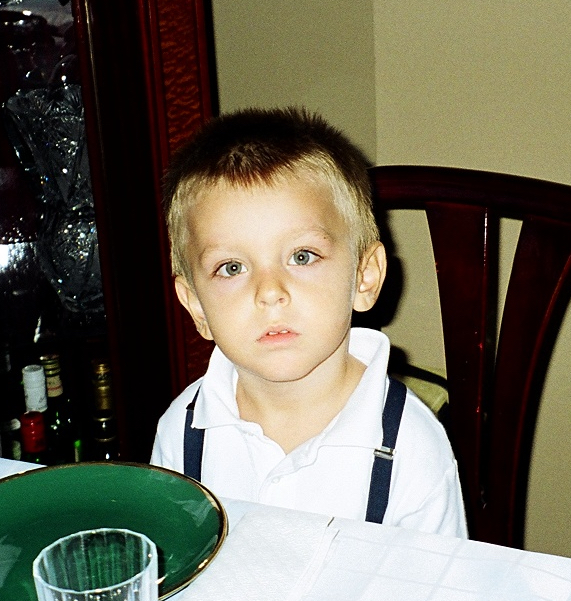
#> input picture yusufhan_1.jpg, 571 x 601 px
$ jupyter execute --allow-errors facemorphing.ipynb
#> lines starting #> are read from the running program, lines starting #| are printed output that depends on the picture
[cell 1]
import cv2
from matplotlib import pyplot as plt
from imutils import face_utils
import numpy as np
import argparse
import scipy
from PIL import Image

[cell 2]
#import dlib

The two main loops in the affine warp part for 100 images take 1-2 minutes with vectorization, and the blend is done instantly.

# Importing the images

[cell 3]
head1 = cv2.imread('yusufhan_1.jpg')
#> head1 is the input picture: shape (601, 571, 3); mean B, G, R 88.3, 104.5, 108.1
head1 = cv2.cvtColor(head1, cv2.COLOR_BGR2RGB)
head2 = cv2.imread('yusufhan2.jpg')
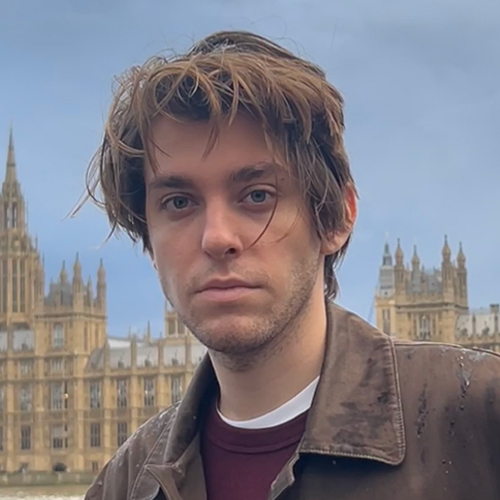
#> input picture input_files/yusufhan2.jpg, 500 x 500 px, found by its file name
#> head2 is the input picture: shape (500, 500, 3); mean B, G, R 135, 127.5, 131.3
head2 = cv2.cvtColor(head2, cv2.COLOR_BGR2RGB)

head1 = head1[50:550, 50:550]
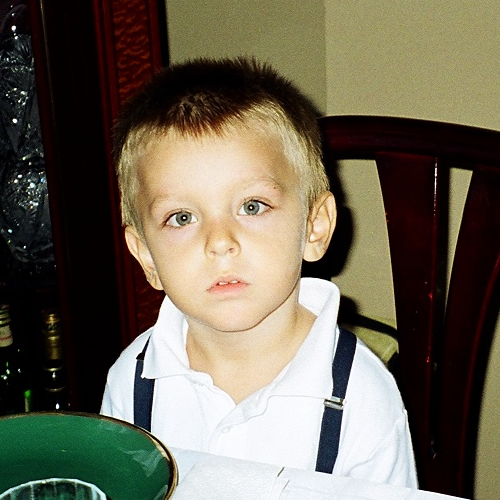
#> head1: shape (500, 500, 3); mean R, G, B 108.9, 102.4, 85.9

print(head1.shape)
#| (500, 500, 3)
print(head2.shape)
#| (500, 500, 3)

[cell 4]
plt.subplot(1, 2, 1)
plt.imshow(head1)
plt.subplot(1, 2, 2)
plt.imshow(head2)
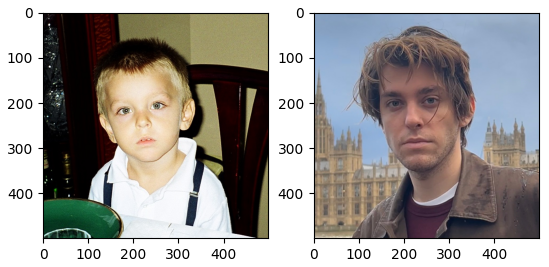
#> figure drawn by matplotlib, 2 panels

# Landmark Detection

### Landmark Detection with Dlib

#> (a cell that did not finish here is left out)

#> (a cell that did not finish here is left out)

[cell 7]
def get_corner(image):
  corner_points = [
      (0, 0),
      (image.shape[1] - 1, 0),
      (image.shape[1] - 1, image.shape[0] - 1),
      (0, image.shape[0] - 1)
  ]
  return corner_points


def get_edge_centers(image):
    height, width = image.shape[:2]
#> height = 500; width = 500
    top_center = (width / 2, 0)
#> top_center = (250, 0)
    bottom_center = (width / 2, height-1)
#> bottom_center = (250, 499)
    left_center = (0, height / 2)
#> left_center = (0, 250)
    right_center = (width-1, height / 2)
#> right_center = (499, 250)
    return np.array([top_center, bottom_center, left_center, right_center])

#> (a cell that did not finish here is left out)

[cell 9]
edge_centers1 = get_edge_centers(head1)
#> edge_centers1 = [[250, 0], [250, 499], [0, 250], [499, 250]]
edge_centers2 = get_edge_centers(head2)
#> edge_centers2 = [[250, 0], [250, 499], [0, 250], [499, 250]]

#> (the rest of this cell did not finish here and is left out)

#> (a cell that did not finish here is left out)

[cell 11]
#np.save('lndmrk1.npy', lndmrk1)
#np.save('lndmrk2.npy', lndmrk2)

### Landmark Loading

[cell 12]
def get_landmarks(img):
    img_gray = cv2.cvtColor(img, cv2.COLOR_BGR2GRAY)
    faces_in_image = detector(img_gray, 0)
    face = faces_in_image[0] #Using only one face

    landmarks = predictor(img_gray, face)

    landmarks_list = []
    for i in range(0, landmarks.num_parts):
        landmarks_list.append([landmarks.part(i).x, landmarks.part(i).y])

    return face, landmarks_list

def plot_landmarks_side_by_side(image1, landmarks1, image2, landmarks2):
    fig, axes = plt.subplots(1, 2, figsize=(10, 5))

    # Plot for the first image
    axes[0].imshow(image1)
    x1 = [landmark[0] for landmark in landmarks1]
    y1 = [landmark[1] for landmark in landmarks1]
    axes[0].scatter(x1, y1, c='r', s=5)
    axes[0].set_title('Head Image 1')

    # Plot for the second image
    axes[1].imshow(image2)
    x2 = [landmark[0] for landmark in landmarks2]
    y2 = [landmark[1] for landmark in landmarks2]
    axes[1].scatter(x2, y2, c='r', s=5)
    axes[1].set_title('Head Image 2')

    plt.show()

[cell 13]
lndmrk1 = np.load('lndmrk1.npy')
#> (reads lndmrk1.npy from the repository)
lndmrk2 = np.load('lndmrk2.npy')
#> (reads lndmrk2.npy from the repository)

[cell 14]
lndmrk1.shape

[cell 15]
plot_landmarks_side_by_side(head1, lndmrk1, head2, lndmrk2)
#> in plot_landmarks_side_by_side, `plt.show()`:
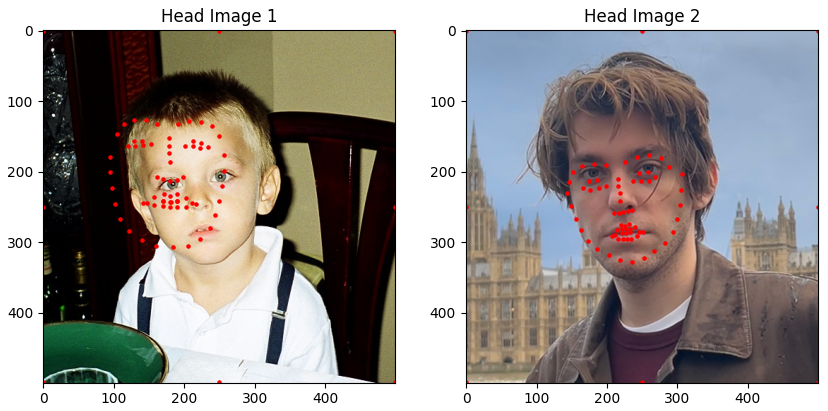
#> figure drawn by matplotlib, 2 panels

# Triangulation

[cell 16]
def plot_delaunay(image1, landmarks_head1, tri1, image2, landmarks_head2, tri2):

    fig, axes = plt.subplots(1, 2, figsize=(10, 5))  # 1 row, 2 columns

    point_size = 1.5
    line_width = 0.5
    line_color = "black"

    # Plot triangulation for the first image
    axes[0].imshow(image1)
    axes[0].triplot(landmarks_head1[:, 0], landmarks_head1[:, 1], tri1, color=line_color, linewidth=line_width)
    axes[0].plot(landmarks_head1[:, 0], landmarks_head1[:, 1], 'o', color='red',markersize=point_size)
    axes[0].set_title('Triangulation Image 1')

    # Plot triangulation for the second image
    axes[1].imshow(image2)
    axes[1].triplot(landmarks_head2[:, 0], landmarks_head2[:, 1], tri2, color=line_color,linewidth=line_width)
    axes[1].plot(landmarks_head2[:, 0], landmarks_head2[:, 1], 'o', color='red',markersize=point_size)
    axes[1].set_title('Triangulation Image 2')

    plt.show()
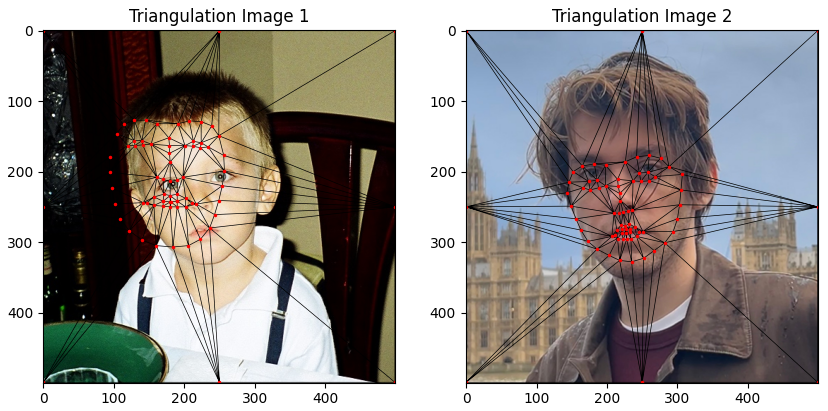
#> figure drawn by matplotlib, 2 panels

[cell 17]
tr1 = scipy.spatial.Delaunay(lndmrk1).simplices
tri_list = tr1
print("Number of triangles for head1:",tr1.shape)

#### In case of need to use of 2 different Delaunay Triangulation

This was not used in the end, I was considering using two different trinagulation of the landmarks, but I ended up using a single triangulation.

[cell 18]
tr1 = scipy.spatial.Delaunay(lndmrk1).simplices
tr2 = scipy.spatial.Delaunay(lndmrk2).simplices

print("Number of triangles for head1:",tr1.shape)
print("Number of triangles for head2:",tr2.shape)

[cell 19]
import operator
tr1 = sorted(tr1, key = operator.itemgetter(0,1,2))
tr2 = sorted(tr2, key = operator.itemgetter(0,1,2))
tr1 = np.array(tr1)
tr2 = np.array(tr2)

### Triangle Visualization

[cell 20]
plot_delaunay(head1, lndmrk1, tr1, head2, lndmrk2, tr1)

# Intermediate Image Coordinates for "*in between*" images

Create the intermediate image coordinates in all “in between” images for all the **vertices of all triangles**

[cell 21]
def get_inbetween_cords(lndmrk1,lndmrk2, NUM_IMAGES):

    #Interpolating between two set of landmark coordinates, creating the in between landmark coordinates

#> called with lndmrk1 = array of shape (76, 2), lndmrk2 = array of shape (76, 2), NUM_IMAGES = 4
    int_points = []
    #Going over each in between frame
    for j in range(0, NUM_IMAGES):

        intermediate_points = []
        alpha = j/(NUM_IMAGES-1)

        #Going over each lndmrk coordinate
        for i in range(0, len(lndmrk1)):

            #Calculating the x and y values by using the step size
            x = (1 - alpha) * lndmrk1[i][0] + alpha * lndmrk2[i][0]
            y = (1 - alpha) * lndmrk1[i][1] + alpha * lndmrk2[i][1]

            intermediate_points.append((x,y))

        int_points.append(intermediate_points)

    intermidiate_points = np.array(int_points)
    return intermidiate_points

[cell 22]
test_inbetween = get_inbetween_cords(lndmrk1, lndmrk2, 4)
test_inbetween.shape

# Affine Warp Estimation using Triangles

[cell 23]
def estimate_affine_transform(src_triangle, dst_triangle):

    ones = np.ones((3,1))

    #Converting the source and destination triangles into homogenous coordinates by appending 1 as a new column
    src_homogeneous =  np.hstack([src_triangle,ones])
    out_homogenous = np.hstack([dst_triangle,ones])

    #I do transpose because I need 3x1 not 1x3
    #Calculating the affine matrix  Y  = A X
    # Y inv(X) =  A X inv(X)
    # Y inv(X) = A
    affine_tri =np.float32(np.dot(out_homogenous.T, np.linalg.pinv(src_homogeneous.T)))

    #Sanity check, to compare values, they are the same
    #warpMat = cv2.getAffineTransform(np.float32(src_triangle), np.float32(dst_triangle))

    return affine_tri

### Test for affine estimation

[cell 24]
first_img = test_inbetween[0]
second_img = test_inbetween[1]

aff_trans = []

for i in range(len(tri_list)):

    ins = first_img[tri_list[i]]
    out = second_img[tri_list[i]]

    affine = estimate_affine_transform(ins, out)
    aff_trans.append(affine)

test_aff_trans = np.array(aff_trans)
test_aff_trans.shape

# Mapping points between Triangles

[cell 25]
def is_inside_triangle(pt, triangle):

    # Initially used the cv2.PointPolygon, had some errors with my output. For some reason it is causing some deadspots, black lines in the output.
    # So I switched to a custom implemenetation
    # This is not a algorithm I came up with, since it is basically cv2.PointPolygon I thought I was allowed to use it
    # I have found this algorithm which gave me better results
    # https://stackoverflow.com/questions/20248076/how-do-i-check-if-a-point-is-inside-a-triangle-on-the-line-is-ok-too
    # https://nerdparadise.com/math/pointinatriangle#:~:text=Cross%20Product%20Refresher&text=If%20AP%20%C3%97%20AB%2C%20BP,P%20is%20inside%20triangle%20ABC.

    #the sign function os used to determine the orinetation of the triangle
    #Using the tpositions of the point given and triangle coordinates
    #If the result is negative, it implies that the point lies on one side of the edge; if positive, on the other side.
    # It take sthe cross product of the three points
    def sign(p1, p2, p3):
        return (p1[0] - p3[0]) * (p2[1] - p3[1]) - (p2[0] - p3[0]) * (p1[1] - p3[1])

    #Determining the point position relative to the trinagle edges
    #These lines determine the position of the point pt relative to each edge of the triangle.
    #The sign function is called with the point and two vertices of the triangle that form an edge.
    #b1 is used to check if point is on a specific side of the edge formed by triangle[0] and triangle[1]
    b1 = sign(pt, triangle[0], triangle[1]) < 0.0
    b2 = sign(pt, triangle[1], triangle[2]) < 0.0
    b3 = sign(pt, triangle[2], triangle[0]) < 0.0

    # All of the points are in the same side of all three edges, then its is true
    #
    return ((b1 == b2) and (b2 == b3))

[cell 26]
def bilinear_interpolate(img, x, y):

    #Finding ththe coordinates of the top left corner of the nearest pixel, this is the top left because int() rounds to 0
    x0 = int(x)
    y0 = int(y)

    #Calculating the coordinates of the bottom right corner of the cell
    x1 = x0 + 1
    y1 = y0 + 1

    #Checking if the created coordinates are in the boundaries of the image.
    #Clipping the values making sure they are in the range of image dimensions, x min max
    x0 = np.clip(x0, 0, img.shape[1] - 1)
    x1 = np.clip(x1, 0, img.shape[1] - 1)
    y0 = np.clip(y0, 0, img.shape[0] - 1)
    y1 = np.clip(y1, 0, img.shape[0] - 1)

    #x0y0 top left
    #x1y0 top right
    #x0y1 bot left
    #x1y1 bot right

    #Getting pixel values from the source/destination image using the int coordinates
    #Pixel values at of corners of the pixel cells
    #Opencv img(row, column img3[cY,cX])
    Ia = img[y0, x0]
    Ib = img[y1, x0]
    Ic = img[y0, x1]
    Id = img[y1, x1]

    #Now weights are created with respect to the original given coordinates(which are not int)
    #Calculating the weights, based on distances of x and y from the corners
    #Reverse relation between the distance values and the weights, so choosing the reverse corners distance values
    wa = (x1 - x) * (y1 - y)
    wb = (x1 - x) * (y - y0)

    wc = (x - x0) * (y1 - y)
    wd = (x - x0) * (y - y0)

    #Reverse weights
    #Using the weights, taking a weighted average of the values with respect to the their positions to the given point
    return wa * Ia + wb * Ib + wc * Ic + wd * Id

[cell 27]
num_images = 100
inbetween_cords = get_inbetween_cords(lndmrk1,lndmrk2, num_images)

print(inbetween_cords.shape)
print(tri_list.shape)

### Warping Points One by One (Not-Vectorized)

[cell 28]
output_images = []
normalized = []

head1 = np.float32(head1)
head2 = np.float32(head2)

#Looping through each step forwards to from source to destination image
for step in range(0, num_images): #Going forwards.
    print(step, end=' ')

    #current_inbetween_images_landmark coordinates
    #Getting inbetween landmarks for the current step
    current_inbetween_cord = inbetween_cords[step]

    #next_inbetween_images_landmark coordinates

    #At first, I tried to do the implementation by calculating the affine transformation with respect to the next index
    #next_inbetween_cord = inbetween_cords[step + 1]
    #Implemented in a sliding window type of algorithm where each triangles transformation to the destination is calculated by with respect to the next index
    #However I had a lot of trouble making it work like that, after making it work, it was a just giving me slighlty blurry results compared to my current implementation.

    next_inbetween_cord = lndmrk2
    # Then, I then went with a different approach where I would be calculating my affine transformation matrixes using the destination images.
    # So in each iteration the transformation matrix, is calculated with respect to the destination landmarks
    # Therefore at the begining in between images gets significant transformation matrixes, and towards the end they get lesser values for the transformation.
    # This causes the first 25 inbetween coordinates to be transformed a lot compared to the last 25 inbetween coordinates.
    # So when the loop ends after interpolating the values for each triangle, I must reverse the list since for slow transition.
    # I want the inbetween images with lesser transformations at the begining, (since i am interpolating with source image values)
    # And I want the inbetween images with significant transformations towards the end. That is why I must reverse the list I create


    morphed_frame = np.zeros(head1.shape, dtype = head1.dtype)

    for i in range(len(tri_list)):

        #tri_list[i] is the current triangles indexes

        #One of the current intermidiate steps', triangle
        current_t = np.float32(current_inbetween_cord[tri_list[i]])

        #Current Destination, triangle
        next_t = np.float32(next_inbetween_cord[tri_list[i]])

        #Affine matrix for the current triangle
        affine_matrix_for_current_tri = estimate_affine_transform(current_t, next_t)
        #Since backward mapping, I must do an inverse
        inverse_affine_matrix = np.linalg.pinv(affine_matrix_for_current_tri)[:2,:] # Extracting the necessary rows

        #Creating a bounding rectangle in order to traverse the destination triangles coordinates
        r2 = cv2.boundingRect(np.float32([next_t]))

        r2 = (
            max(r2[0], 0),# top left x
            max(r2[1], 0), # top left y
            min(r2[2], head1.shape[1]),# bot right x, head[1] cols, which is x
            min(r2[3], head1.shape[0]), # bot right y head[o] rows ,which is y
        )


        #Going over each coordinate of the destination rectangle
        for x in range(r2[0], r2[0] + r2[2]):
            for y in range(r2[1], r2[1] + r2[3]):
                #If the coordinate is inside the triangle then, the transformation will be made
                if is_inside_triangle((x, y), next_t):
                #if cv2.pointPolygonTest(next_t, (x, y), False):

                    #pt = np.dot(inverse_affine_matrix, np.array([x, y, 1]))
                    #Calculating the inverse transformation for the current triangle
                    pt = inverse_affine_matrix @ np.array([x, y, 1])

                    #Extracting values
                    srcX, srcY = pt[0], pt[1]

                    #shape[1] width x dimension, shape[0] height ydimension
                    #Boundary check to ensure that srcX and srcY are within the range of head1.shape
                    if (0 <= srcX < head1.shape[1]) and (0 <= srcY < head1.shape[0] ):
                        ## Interpolating the color value from the source image

                        #Doing the bilinear interpolation with respect to head1
                        color1 = bilinear_interpolate(head1, srcX, srcY)

                        #Initially thought I would be doing the blending here
                        #color2 = bilinear_interpolate(head2, srcX, srcY)
                        #morphed_frame[y, x] = color1
                        #morphed_frame[y, x] = (color1 * (1-w) + color2 * w)

                        morphed_frame[y, x] = color1

    output_images.append(morphed_frame)
